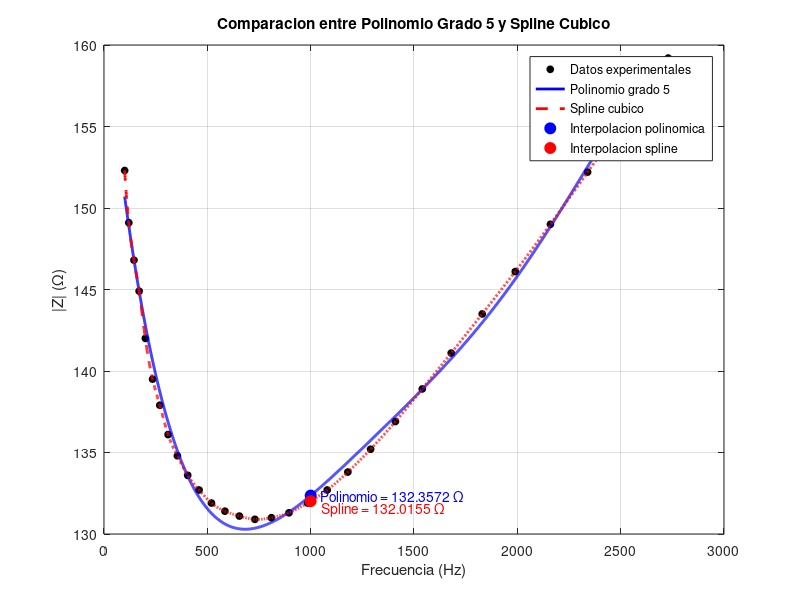

Write MATLAB code to recreate this figure.
clc
clear
close all

%% =========================
% DATOS EXPERIMENTALES
%% =========================

f = [100 120 145 170 200 235 270 310 355 405 ...
460 520 585 655 730 810 895 985 1080 1180 ...
1290 1410 1540 1680 1830 1990 2160 2340 ...
2530 2730];

Z = [152.3 149.1 146.8 144.9 142.0 139.5 137.9 ...
136.1 134.8 133.6 132.7 131.9 131.4 131.1 ...
130.9 131.0 131.3 131.9 132.7 133.8 135.2 ...
136.9 138.9 141.1 143.5 146.1 149.0 152.2 ...
155.6 159.2];

%% =========================
% MALLA FINA
%% =========================

x = linspace(100,2730,5000);

%% =========================
% POLINOMIO GRADO 5
%% =========================

p5 = polyfit(f,Z,5);

y_poly = polyval(p5,x);

%% =========================
% SPLINE CUBICO
%% =========================

y_spline = spline(f,Z,x);

%% =========================
% INTERPOLACION EN 1000 Hz
%% =========================

f_int = 1000;

Z_poly_1000 = polyval(p5,f_int);

Z_spline_1000 = spline(f,Z,f_int);

fprintf('Polinomio grado 5 en 1000 Hz = %.4f ohm\n',Z_poly_1000)

fprintf('Spline cubico en 1000 Hz = %.4f ohm\n',Z_spline_1000)

%% =========================
% GRAFICA
%% =========================

figure

hold on

% Datos experimentales
plot(f,Z,'ko',...
    'MarkerFaceColor','k',...
    'MarkerSize',5)

% Polinomio grado 5
plot(x,y_poly,...
    'b',...
    'LineWidth',2)

% Spline cubico
plot(x,y_spline,...
    'r--',...
    'LineWidth',2)

% Punto interpolado polinomio
plot(f_int,Z_poly_1000,...
    'bo',...
    'MarkerFaceColor','b',...
    'MarkerSize',8)

% Punto interpolado spline
plot(f_int,Z_spline_1000,...
    'ro',...
    'MarkerFaceColor','r',...
    'MarkerSize',8)

%% TEXTO EN LA GRAFICA

text(1050,Z_poly_1000,...
    sprintf('Polinomio = %.4f \\Omega',Z_poly_1000),...
    'Color','b',...
    'FontSize',10)

text(1050,Z_spline_1000-0.5,...
    sprintf('Spline = %.4f \\Omega',Z_spline_1000),...
    'Color','r',...
    'FontSize',10)

%% CONFIGURACION

grid on
box on

xlabel('Frecuencia (Hz)')
ylabel('|Z| (\Omega)')

title('Comparacion entre Polinomio Grado 5 y Spline Cubico')

legend('Datos experimentales',...
       'Polinomio grado 5',...
       'Spline cubico',...
       'Interpolacion polinomica',...
       'Interpolacion spline',...
       'Location','best')
